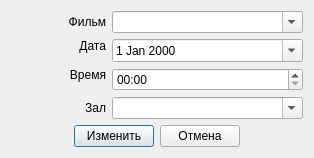
<?xml version="1.0" encoding="UTF-8"?>
<ui version="4.0">
 <class>EditSessionDialog</class>
 <widget class="QDialog" name="EditSessionDialog">
  <property name="geometry">
   <rect>
    <x>0</x>
    <y>0</y>
    <width>314</width>
    <height>155</height>
   </rect>
  </property>
  <property name="windowTitle">
   <string>Dialog</string>
  </property>
  <layout class="QGridLayout" name="gridLayout" columnstretch="1,2">
   <item row="0" column="0">
    <widget class="QLabel" name="filmLabel">
     <property name="text">
      <string>Фильм</string>
     </property>
     <property name="alignment">
      <set>Qt::AlignRight|Qt::AlignTrailing|Qt::AlignVCenter</set>
     </property>
    </widget>
   </item>
   <item row="0" column="1">
    <widget class="QComboBox" name="filmComboBox">
     <property name="editable">
      <bool>true</bool>
     </property>
     <property name="insertPolicy">
      <enum>QComboBox::NoInsert</enum>
     </property>
    </widget>
   </item>
   <item row="1" column="0">
    <widget class="QLabel" name="label_3">
     <property name="text">
      <string>Дата</string>
     </property>
     <property name="alignment">
      <set>Qt::AlignRight|Qt::AlignTrailing|Qt::AlignVCenter</set>
     </property>
    </widget>
   </item>
   <item row="1" column="1" rowspan="2">
    <widget class="QDateEdit" name="dateEdit">
     <property name="calendarPopup">
      <bool>true</bool>
     </property>
    </widget>
   </item>
   <item row="2" column="0" rowspan="2">
    <widget class="QLabel" name="label_4">
     <property name="text">
      <string>Время</string>
     </property>
     <property name="alignment">
      <set>Qt::AlignRight|Qt::AlignTrailing|Qt::AlignVCenter</set>
     </property>
    </widget>
   </item>
   <item row="3" column="1">
    <widget class="QTimeEdit" name="timeEdit">
     <property name="displayFormat">
      <string>HH:mm</string>
     </property>
    </widget>
   </item>
   <item row="4" column="0">
    <widget class="QLabel" name="hallLabel">
     <property name="text">
      <string>Зал</string>
     </property>
     <property name="alignment">
      <set>Qt::AlignRight|Qt::AlignTrailing|Qt::AlignVCenter</set>
     </property>
    </widget>
   </item>
   <item row="4" column="1">
    <widget class="QComboBox" name="hallComboBox">
     <property name="editable">
      <bool>true</bool>
     </property>
     <property name="insertPolicy">
      <enum>QComboBox::NoInsert</enum>
     </property>
    </widget>
   </item>
   <item row="5" column="0" colspan="2">
    <layout class="QHBoxLayout" name="horizontalLayout">
     <item>
      <spacer name="horizontalSpacer_2">
       <property name="orientation">
        <enum>Qt::Horizontal</enum>
       </property>
       <property name="sizeHint" stdset="0">
        <size>
         <width>40</width>
         <height>20</height>
        </size>
       </property>
      </spacer>
     </item>
     <item>
      <widget class="QPushButton" name="editButton">
       <property name="text">
        <string>Изменить</string>
       </property>
      </widget>
     </item>
     <item>
      <widget class="QPushButton" name="cancelButton">
       <property name="text">
        <string>Отмена</string>
       </property>
      </widget>
     </item>
     <item>
      <spacer name="horizontalSpacer">
       <property name="orientation">
        <enum>Qt::Horizontal</enum>
       </property>
       <property name="sizeHint" stdset="0">
        <size>
         <width>40</width>
         <height>20</height>
        </size>
       </property>
      </spacer>
     </item>
    </layout>
   </item>
  </layout>
 </widget>
 <resources/>
 <connections/>
</ui>
